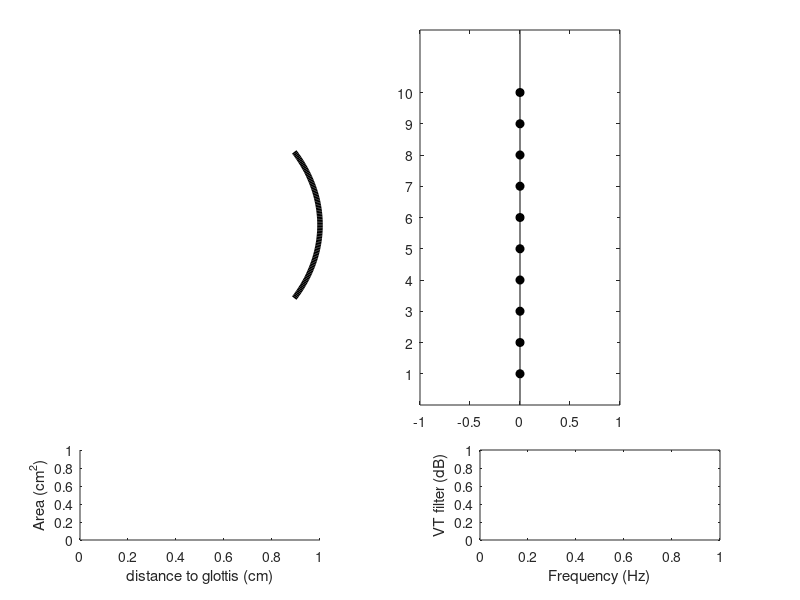

The MATLAB script that drew this image: (Note: this script raises an error after producing the figure.)
function varargout=diva_vtdisp_Ricky(option,varargin)

if ~nargin||isempty(option), option='init'; end
hfig=[];
if ishandle(option), hfig=option; option=varargin{1}; varargin=varargin(2:end); end

switch(lower(option))
    case 'init'
        %data.state.x=zeros(13,1);
        %[data.state.y,data.state.z,data.state.Outline]=diva_synth(data.state.x);
        
        % setting up figure
        data.handles.hfig=figure('units','norm','position',[.3 .5 .4 .4],'menubar','none','name','DIVA vocal tract display','numbertitle','off','color','w');
        
        % setting up 2D vocal tract
        %data.handles.hax1=axes('units','norm','position',[.05 .3 .45 .65],'color',1*[1 1 1]);
        data.handles.hax1=axes('units','norm','position',[0 .3 .45 .65],'color',1*[1 1 1]);
        
        % memory first (h0 is outline, h1 is fill)
        % ver1 solid moving, dotted fixed
        % ver2 is the opposite
        data.handles.h1_memory=patch(nan,nan,'k','facecolor',.85*[1 1 1],'linestyle','--','edgecolor','none','linewidth',2,'parent',data.handles.hax1);
        % regular 2D representation
        data.handles.h1=patch(nan,nan,'k','facecolor',.85*[1 1 1],'edgecolor','none','linewidth',2,'parent',data.handles.hax1);
        hold(data.handles.hax1,'on'); data.handles.h0=plot(nan,nan,'k','linewidth',2,'parent',data.handles.hax1); hold(data.handles.hax1,'off');
        hold(data.handles.hax1,'on'); data.handles.h0_memory=plot(nan,nan,'k','linestyle',':','linewidth',2,'parent',data.handles.hax1); hold(data.handles.hax1,'off');
        
        axis(data.handles.hax1,'equal','tight');
        set(data.handles.hax1,'xcolor','w','ycolor','w','xtick',[],'ytick',[],'xdir','reverse');
        %set(data.handles.h1,'xdata',real(data.state.Outline),'ydata',imag(data.state.Outline));
        
        % setting up supplementary plots for 2D vocal tract vocalization
        data.handles.hax1a=axes('units','norm','position',[.36 .3 .04 .65]);
        data.handles.hax1b=axes('units','norm','position',[.40 .3 .04 .65]);
        data.handles.hax1c=axes('units','norm','position',[.44 .3 .04 .65]);
        % arc plot data
        t = linspace(150, 210, 100); t2 = linspace(135, 225, 100); t3 = linspace(120, 240, 100);
        x  = 3 * cosd(t);y  = 3 * sind(t);x2 = 4 * cosd(t2);y2 = 4 * sind(t2);x3 = 5 * cosd(t3);y3 = 5 * sind(t3);
        data.handles.h1a = plot(-x+2, -y, 'k-', 'LineWidth', 4, 'parent', data.handles.hax1a,'visible', 'on');
        data.handles.h1b = plot(-x2, -y2, 'k-', 'LineWidth', 4, 'parent', data.handles.hax1b,'visible', 'off');
        data.handles.h1c = plot(-x3, -y3, 'k-', 'LineWidth', 4, 'parent', data.handles.hax1c,'visible', 'off');
        set(data.handles.hax1a, 'YLim', [-4 4], 'XLim', [4.5 5]); set(data.handles.hax1b, 'YLim', [-4 4], 'XLim', [3.3 4]); set(data.handles.hax1c, 'YLim', [-6 6], 'XLim', [3.0 5]);
        set(data.handles.hax1a,'box','off','xtick',[],'ytick',[], 'visible', 'off'); set(data.handles.hax1b,'box','off','xtick',[],'ytick',[], 'visible', 'off'); set(data.handles.hax1c,'box','off','xtick',[],'ytick',[], 'visible', 'off');
        
        % plotting area function
        data.handles.hax2=axes('units','norm','position',[.1 .1 .3 .15],'color',.85*[1 1 1]);
        data.handles.h2=patch(nan,nan,'k','facecolor',1*[1 1 1],'edgecolor','k','linewidth',2,'parent',data.handles.hax2);
        xlabel(data.handles.hax2,'distance to glottis (cm)'); ylabel(data.handles.hax2,'Area (cm^2)');
        % plotting frequency spectrum
        data.handles.hax3=axes('units','norm','position',[.6 .1 .3 .15],'box','off');
        data.handles.h3=plot(nan,nan,'k','color','k','linewidth',2,'parent',data.handles.hax3);
        xlabel(data.handles.hax3,'Frequency (Hz)');
        ylabel(data.handles.hax3,'VT filter (dB)');
        
        % plotting vert 'bar-sliders'
        %data.handles.hax4 = axes('units','norm','position',[.525 .325 .45 .625]);
        %data.handles.hplot4 = bar(zeros(1,13)); % psst you need to plot the bar first, before changing the axes properties
        %data.handles.hax4.YLimMode = 'manual';  % or else it'll just change the Ylim properties to be the default for bar plots!!
        %data.handles.hax4.YLim = [-1 1];        % used to be -3 to 3, but that seemed excessive....
        %data.handles.hplot4.FaceColor = 'flat';
        %data.handles.hplot4 = bar(-3+(3+3)*rand(1,13));
        
        % plotting new horizontal  'bar-sliders'
        % main articulators (1-10)
        %data.handles.hax4 = axes('units','norm','position',[.525 .325 .45 .625]);
        data.handles.hax4 = axes('units','norm','position',[.525 .325 .25 .625]);
        data.handles.hplot4 = barh(zeros(1,10), 'BarWidth', 0.8); % psst you need to plot the bar first, before changing the axes properties
        hold on; data.handles.hplot5=plot(zeros(10,1),1:10,'ko','markerfacecolor','k'); hold off
        labels = diva_vocaltract();
        data.handles.hplot4.FaceColor = 'flat';
        set(data.handles.hax4, 'YLimMode', 'manual', 'YLim', [0.5 10.5], 'XLimMode', 'manual', 'XLim', [-1 1], 'YDir', 'reverse');
        set(data.handles.hax4, 'YTickLabel', labels.Input.Plots_label(2:11));
        %set(data.handles.hax4,'ButtonDownFcn',@mArtdowncallback);
        %set(data.handles.hax4, 'YAxisLocation', 'origin');
        
        % extra articulators (11-13)
        data.handles.hax4b = axes('units','norm','position',[.825 .325 .15 .625]);
        data.handles.hplot4b = bar([11:1:13],[0 .5 .5], 'BarWidth', 0.7); % psst you need to plot the bar first, before changing the axes properties
        hold on; data.handles.hplot5b=plot(11:13,[0 .5 .5],'ko','markerfacecolor','k'); hold off
        data.handles.hplot4b.FaceColor = 'flat';
        set(data.handles.hax4b, 'YLimMode', 'manual', 'YLim', [-1 1], 'XLimMode', 'manual', 'XLim', [10.5 13.5], 'XTickMode', 'manual', 'XTickLabel', {'tension','pressure','voicing'}, 'XTickLabelRotation',45);
        
        set(data.handles.hfig,'WindowButtonDownFcn',@downcallback, 'WindowButtonUpFcn',@upcallback, 'WindowButtonMotionFcn',@overcallback); % callback for when mouse hovers over plot
        
        %for n1=1:13 % this is where the sliders are created, need to replace these with bars (for now)
        %    data.handles.hslider(n1)=uicontrol('units','norm','position',[.6 .90-(n1-1)*.05 .3 .05],'style','slider','min',-3,'max',3,'callback',@(varargin)diva_vtdisp(data.handles.hfig,'setslider',n1));
        %end
        
        % flag for first time setup
        data.setup = 1;
        set(data.handles.hfig,'userdata',data);
        diva_vtdisp_Ricky(data.handles.hfig,'update',[zeros(10,1);0;.5;.5]); % uses 'update' case to initialize default plots
        drawnow;
        
    case 'setslider' % called when a slider is moved, or mouse is released
        %stateData = varargin{1};
        if isempty(hfig), hfig=gcf; end
        data=get(hfig,'userdata');
        n=[];
        %if numel(varargin)>=1, n=varargin{1}; end
        %if numel(varargin)>=2, v=varargin{2}; end
        if isfield(data, 'curBar') && isfield(data, 'curBarVal')
            n=data.curBar;
            v=data.curBarVal;
        elseif isfield(data, 'newVocalT')
            v=0;
        else
            return;
        end
        if isempty(n), n=1:numel(v); end
        try, x=data.state.x(:,end);
        catch, x=zeros(13,1);
        end
        if isfield(data, 'newVocalT')
            x=diva_solveinv(x,data.newVocalT,'outline','lambda',0.02,'center',data.oldVocalT);
            x=max(-1,min(1,x));
            %diva_vtdisp_Ricky(hfig,'test',x,stateData);
            diva_vtdisp_Ricky(hfig,'updsliders',x,data);
            data = rmfield(data,'newVocalT'); % remove vCord var so that GUI doesn't always assume you are changing the vocal cord
        end
        x=repmat(x,[1,100]);
        x(n,:)=[linspace(x(n,1),v,20),repmat(v,1,80)];
        diva_vtdisp_Ricky(hfig,'update',x,data);
        
        %     case 'test'
        %         %clf;
        %         data=get(hfig,'userdata');
        %         [Aud,Som,Outline]=diva_synth(varargin{1},'explicit');
        %         set(data.handles.h1,'xdata',real(Outline),'ydata',imag(Outline));
        %         hold on; plot(Outline,'.-'); hold off; axis equal off;
        
    case 'updsliders'
        if isempty(hfig), hfig=gcf; end
        data=get(hfig,'userdata');
        %stateData = varargin{2};
        %x = varargin{1};
        newVals = varargin{1}';
        % for main articulators
        set(data.handles.hplot4, 'YData', newVals(1:10));
        set(data.handles.hplot5, 'XData', newVals(1:10));
        % for supp articulators
        set(data.handles.hplot4b, 'YData', newVals(11:13));
        set(data.handles.hplot5b, 'YData', newVals(11:13));
        set(data.handles.hfig,'userdata',data);
        
    case 'update'
        %if numel(varargin)> 1
        %    stateData = varargin{2};
        %end
        if isempty(hfig), hfig=gcf; end
        data=get(hfig,'userdata');
        data.state.x=varargin{1};
        
        % vocalization display
        if exist('data', 'var') == 1 && isfield(data, 'curBar')
            if data.curBar == 13
                if data.curBarVal >= 0.6
                    set(data.handles.h1a, 'visible', 'on');
                    set(data.handles.h1b, 'visible', 'on');
                    set(data.handles.h1c, 'visible', 'on');
                    set(data.handles.hfig,'userdata',data);
                elseif data.curBarVal >= 0.3
                    set(data.handles.h1a, 'visible', 'on');
                    set(data.handles.h1b, 'visible', 'on');
                    set(data.handles.h1c, 'visible', 'off');
                    set(data.handles.hfig,'userdata',data);
                elseif data.curBarVal >= 0
                    set(data.handles.h1a, 'visible', 'on');
                    set(data.handles.h1b, 'visible', 'off');
                    set(data.handles.h1c, 'visible', 'off');
                    set(data.handles.hfig,'userdata',data);
                else
                    set(data.handles.h1a, 'visible', 'off');
                    set(data.handles.h1b, 'visible', 'off');
                    set(data.handles.h1c, 'visible', 'off');
                    set(data.handles.hfig,'userdata',data);
                end
            end
        end
        
        if exist('data', 'var') == 1 && isfield(data, 'ready2play')
            if data.ready2play
                %if size(data.state.x,2)>1,
                [data.state.s,data.state.fs]=diva_synth(data.state.x,'sound');
                sound(data.state.s,data.state.fs);
                %end
            end
        end
        
        d=1.0*.75/10;
        fs=4*11025;
        
        %pay attention here for real-time plot update
        %for n=[1:9:size(data.state.x,2)-1,size(data.state.x,2)]
        n=[1:9:size(data.state.x,2)-1,size(data.state.x,2)];
        n=n(end);
        %n = 100;
        
        [data.state.Aud,data.state.Som,data.state.Outline,data.state.af,data.state.filt]=diva_synth(data.state.x(:,n), 'explicit');
        
        % vocal tract configuration
        x=data.state.Outline;
        x(end+1)=x(1);
        
        if data.setup
            set(data.handles.h0,'xdata',real(x),'ydata',imag(x));
            set(data.handles.h0_memory,'xdata',real(x),'ydata',imag(x));
            data.setup = 0;
            set(data.handles.hfig,'userdata',data);
        end
        
        if exist('data', 'var') == 1 && isfield(data, 'ready2play')
            if data.ready2play
                % Vocal tract memory ver 1
                set(data.handles.h0_memory,'xdata',real(x),'ydata',imag(x));
                % ver 2
                %set(data.handles.h0,'xdata',real(x),'ydata',imag(x));
                set(data.handles.hfig,'userdata',data);
            end
        end
        
        % Vocal tract memory ver 1
        set(data.handles.h0,'xdata',real(x),'ydata',imag(x));
        set(data.handles.h1,'xdata',real(x),'ydata',imag(x));
        % ver 2
        %set(data.handles.h0_memory,'xdata',real(x),'ydata',imag(x));
        %set(data.handles.h1_memory,'xdata',real(x),'ydata',imag(x));
        
        
        % area function
        set(data.handles.h2,'xdata',d*[1:numel(data.state.af) numel(data.state.af):-1:1],'ydata',[max(0,data.state.af(:))'/2, -fliplr(max(0,data.state.af(:))')/2]);
        set(data.handles.hax2,'xlim',d*[.5 numel(data.state.af)+.5],'ylim',max(8,max(data.state.af)/2)*[-1 1]);
        
        % frequency spectrum
        x=10*log10(abs(data.state.filt));
        i=find(x(2:end-1)>x(1:end-2)&x(2:end-1)>x(3:end))*fs/numel(data.state.filt)*1e0;
        set(data.handles.h3,'xdata',(0:numel(data.state.filt)-1)*fs/numel(data.state.filt)*1e0,'ydata',x);
        set(data.handles.hax3,'xlim',[0 min(8000,fs/2)]*1e0,'ylim',[-15 max(15,max(x))],'box','off','xtick',i);
        set(data.handles.hax3,'XTickLabelRotation',45); % rotate x-axis label to avoid overlap
        set(data.handles.hfig,'userdata',data);
        %for n1=1:13,set(data.handles.hslider(n1),'value',data.state.x(n1,n));end
        drawnow;
        %end
end

%     function mArtdowncallback(varargin)
%         if isempty(hfig), hfig=gcf; end
%         data=get(hfig,'userdata');
%         data.curFig = '4a';
%         set(data.handles.hfig,'userdata',data);
%     end    

    function currAxis = findCurrAxis(currPoint) 
        % Helper function that determines which axis the user clicked on by
        % comparing the location of the pointer to the axes positions
        % currAxis value is based on the axis number: 
        % '1' = vocal tract plot
        % '4' = main articulator bar plot
        % '4b' = supplementary articulator bar plot
        hfig=gcf;
        data=get(hfig,'userdata');
        xp = currPoint(1);
        yp = currPoint(2);
        mArtPos = data.handles.hax4.Position;
        sArtPos = data.handles.hax4b.Position;
        vCordPos = data.handles.hax1.Position;
        if xp > mArtPos(1) && yp > mArtPos(2) && (xp < (mArtPos(1)+mArtPos(3))) && (yp < (mArtPos(2)+mArtPos(4)))
            currAxis = '4';
        elseif xp > sArtPos(1) && yp > sArtPos(2) && (xp < (sArtPos(1)+sArtPos(3))) && (yp < (sArtPos(2)+sArtPos(4)))
            currAxis = '4b';
        elseif xp > vCordPos(1) && yp > vCordPos(2) && (xp < (vCordPos(1)+vCordPos(3))) && (yp < (vCordPos(2)+vCordPos(4)))
            currAxis = '1';
        else
            currAxis = '0';
        end
    end

    function downcallback(varargin)
        if isempty(hfig), hfig=gcf; end
        data=get(hfig,'userdata');  
        % want to record original position that was clicked before drag
        currPoint = get(data.handles.hfig,'currentpoint');
        currAxis = findCurrAxis(currPoint);
        mArtPos=get(data.handles.hax4,'currentpoint');  % get current point rel to axes [x y -; x y -] for main articulators
        sArtPos=get(data.handles.hax4b,'currentpoint'); % for additional articulators
        vCordPos=get(data.handles.hax1,'currentpoint'); % for vocal tract
        % Current point 'pos' is structured as such [xfront, yfront, zfront;xback, yback, zback]
        % Need to figure out what plot was clicked, so check from right to left:
        % idea here is that we look at pos2 (which relates to the articulator axis) first, if
        % its x value is greater than 1, then we assume the other plot was picked instead
        if strcmp(currAxis, '4b')
            %curBarIdx = round(sArtPos(1));
            data.curBar = round(sArtPos(1));
            if isfield(data, 'vCordPos')
                data = rmfield(data,'vCordPos'); % remove vCord var so that GUI doesn't always assume you are changing the vocal cord
            end
            if isfield(data, 'newVocalT')
                data = rmfield(data,'newVocalT'); % remove vCord var so that GUI doesn't always assume you are changing the vocal cord
            end
        elseif  strcmp(currAxis, '4')
            %curBarIdx = round(mArtPos(1,2));
            data.curBar = round(mArtPos(1,2));
            if isfield(data, 'vCordPos')
                data = rmfield(data,'vCordPos'); % remove vCord var so that GUI doesn't always assume you are changing the vocal cord
            end
            if isfield(data, 'newVocalT')
                data = rmfield(data,'newVocalT'); % remove vCord var so that GUI doesn't always assume you are changing the vocal cord
            end
        elseif strcmp(currAxis, '1')
            data.vCordPos = vCordPos(1,1:2);
            if isfield(data, 'curBar')
                data = rmfield(data,'curBar'); % remove vCord var so that GUI doesn't always assume you are changing the vocal cord
            end
        else
        end
        %curBarIdx = round(pos2(1));
        %curBarIdx = round(pos2(1,2));
        %data.curBar = curBarIdx;
        data.mouseIsDown = true; % recognizes / saves the fact that the mouse is pressed down
        data.ready2play = false;
        set(data.handles.hfig,'userdata',data);
    end

    function upcallback(varargin)
        if isempty(hfig), hfig=gcf; end
        data=get(hfig,'userdata');
        data.mouseIsDown = false;% recognizes / saves the fact that the mous has been let go
        if isfield(data, 'curBar')
            if data.curBar > 10
                data.handles.hplot4b.CData(data.curBar-10,:) = [0 0.4470 0.7410];
            else
                data.handles.hplot4.CData(data.curBar,:) = [0 0.4470 0.7410];
            end
            set(data.handles.hfig,'userdata',data);
            drawnow;
        end
        if isfield(data, 'vCordPos')
            data = rmfield(data,'vCordPos'); % remove vCord var so that GUI doesn't always assume you are changing the vocal cord
        end
        data.ready2play = true;
        set(data.handles.hfig,'userdata',data);
        diva_vtdisp_Ricky(data.handles.hfig,'setslider',data);
        % old
        %diva_vtdisp_Ricky(data.handles.hfig,'setslider',data);
    end

    function overcallback(varargin)    % for when mouse hovers over plot
        if isempty(hfig), hfig=gcf; end
        data=get(hfig,'userdata');
        if isfield(data, 'mouseIsDown')
            if data.mouseIsDown
                %p1=get(0,'pointerlocation');    % get mouse location [x y]
                %p2=get(data.hfig,'position');   % get position of figure [x y w h]
                %pos=p1-p2(1:2); % find mouse position relative to figure
                %set(data.hfig,'currentpoint',pos); % not sure
                
                % handling vocal tract plot clicks
                if isfield(data, 'vCordPos')
                    newPos = get(data.handles.hax1,'currentpoint');
                    xdata = data.handles.h0.XData;
                    ydata = data.handles.h0.YData;
                    distances = sqrt((data.vCordPos(1)-xdata).^2+(data.vCordPos(2)-ydata).^2);
                    [minValue, minIndex] = min(distances);
                    %hold on; plot(xdata(minIndex),ydata(minIndex),'ro'); hold off; % plot nearest index point
                    newx = xdata;
                    newy = ydata;
                    newx(minIndex) = newPos(1,1);
                    newy(minIndex) = newPos(1,2);
                    %hold on; plot(newPos(1,1),newPos(1,2),'bo'); hold off; % plot clicked point
                    newVocalT = complex(newx,newy).'; % this is essentially the 'Outline' var or y' I need
                    newVocalT(1:minIndex-1)=nan;
                    newVocalT(minIndex+1:end)=nan;
                    data.newVocalT = newVocalT(1:end-1,:);
                    data.oldVocalT = [newx(1:end-1) newy(1:end-1)];
                    data.ready2play = false;
                    set(data.handles.hfig,'userdata',data);
                    diva_vtdisp_Ricky(data.handles.hfig,'setslider',data);
                end
                
                % handling articulator plot clicks
                if isfield(data, 'curBar')
                    if data.curBar > 10
                        pos=get(data.handles.hax4b,'currentpoint');
                        data.handles.hplot4b.CData(data.curBar-10,:) = [0 0.8 0.8];
                        barLim = max(data.handles.hplot4b.XData);
                        if data.curBar <= barLim && data.curBar > 10.5
                            %data.curBar = curBarIdx;
                            data.curBarVal = pos(1,2);
                            ydata = data.handles.hplot4b.YData;  % get bar plot y data
                            newY = ydata;
                            newY(data.curBar-10) = pos(1,2);
                            %disp(pos2(1,2));
                            data.handles.hplot4b.YData = newY;
                            data.handles.hplot5b.YData = newY;
                            
                            data.ready2play = false;
                            set(data.handles.hfig,'userdata',data);
                            diva_vtdisp_Ricky(data.handles.hfig,'setslider',data);
                            drawnow;
                        end
                    else
                        pos=get(data.handles.hax4,'currentpoint'); % get current point rel to axes [x y -; x y -]
                        data.handles.hplot4.CData(data.curBar,:) = [0 0.8 0.8];
                        barLim = max(data.handles.hplot4.XData);
                        
                        %if curBarIdx <= barLim && curBarIdx > 0.5 && pos2(1,2) >= -3 && pos2(1,2) <= 3
                        if data.curBar <= barLim && data.curBar > 0.5
                            %data.curBar = curBarIdx;
                            data.curBarVal = pos(1);
                            ydata = data.handles.hplot4.YData;
                            newY = ydata;
                            %newY(curBarIdx) = pos2(1,2);
                            newY(data.curBar) = pos(1);
                            %disp(pos2(1,2));
                            data.handles.hplot4.YData = newY;
                            data.handles.hplot5.XData = newY;
                            
                            data.ready2play = false;
                            set(data.handles.hfig,'userdata',data);
                            diva_vtdisp_Ricky(data.handles.hfig,'setslider',data);
                            drawnow;
                        end
                    end
                end
            end
        end
    end
end
